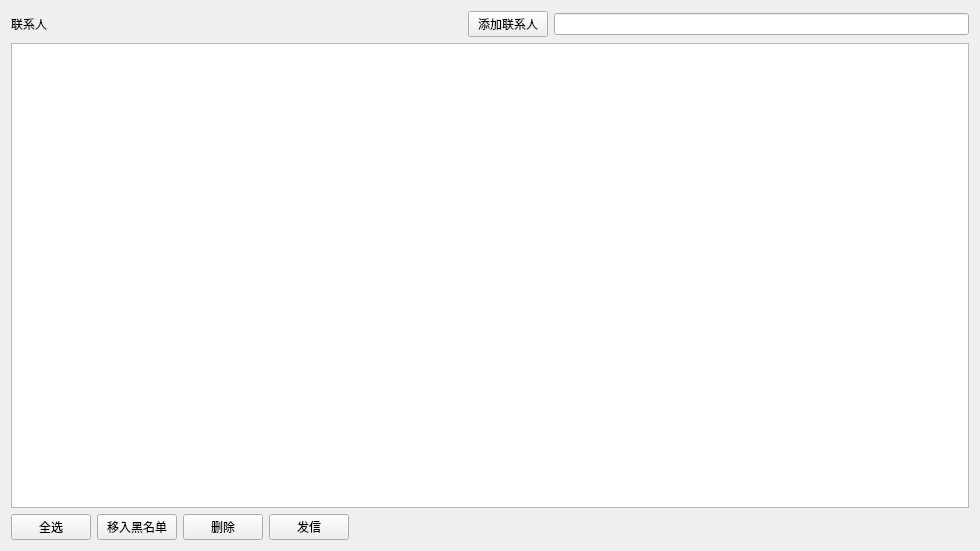
<?xml version="1.0" encoding="UTF-8"?>
<ui version="4.0">
 <class>ContractBox</class>
 <widget class="QWidget" name="ContractBox">
  <property name="geometry">
   <rect>
    <x>0</x>
    <y>0</y>
    <width>980</width>
    <height>551</height>
   </rect>
  </property>
  <property name="windowTitle">
   <string>Form</string>
  </property>
  <layout class="QVBoxLayout" name="verticalLayout">
   <item>
    <layout class="QHBoxLayout" name="horizontalLayout_2">
     <item>
      <widget class="QLabel" name="label">
       <property name="text">
        <string>联系人</string>
       </property>
      </widget>
     </item>
     <item>
      <spacer name="horizontalSpacer_2">
       <property name="orientation">
        <enum>Qt::Horizontal</enum>
       </property>
       <property name="sizeHint" stdset="0">
        <size>
         <width>40</width>
         <height>20</height>
        </size>
       </property>
      </spacer>
     </item>
     <item>
      <widget class="QPushButton" name="addButton">
       <property name="text">
        <string>添加联系人</string>
       </property>
      </widget>
     </item>
     <item>
      <widget class="QLineEdit" name="addEdit"/>
     </item>
    </layout>
   </item>
   <item>
    <widget class="QTableView" name="tableView"/>
   </item>
   <item>
    <layout class="QHBoxLayout" name="horizontalLayout">
     <item>
      <widget class="QPushButton" name="allSelectButton">
       <property name="text">
        <string>全选</string>
       </property>
      </widget>
     </item>
     <item>
      <widget class="QPushButton" name="moveButton">
       <property name="text">
        <string>移入黑名单</string>
       </property>
      </widget>
     </item>
     <item>
      <widget class="QPushButton" name="deleteButton">
       <property name="text">
        <string>删除</string>
       </property>
      </widget>
     </item>
     <item>
      <widget class="QPushButton" name="sendButton">
       <property name="text">
        <string>发信</string>
       </property>
      </widget>
     </item>
     <item>
      <spacer name="horizontalSpacer">
       <property name="orientation">
        <enum>Qt::Horizontal</enum>
       </property>
       <property name="sizeHint" stdset="0">
        <size>
         <width>40</width>
         <height>20</height>
        </size>
       </property>
      </spacer>
     </item>
    </layout>
   </item>
  </layout>
 </widget>
 <resources/>
 <connections/>
</ui>
